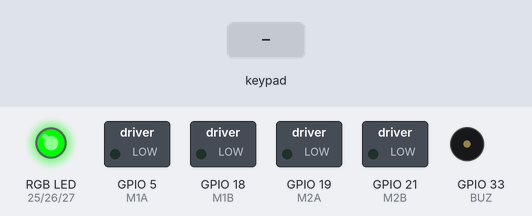
The program below on a simulated ESP32. Shown: switched loads named in the program (green lamp = pin HIGH), an RGB LED mixed from three pins (HIGH = lit), buzzer (waves = sounding, pin HIGH). The test bench sets the inputs (shaded band). Nothing arrives over Bluetooth unless stated; what the program prints to the serial monitor is not drawn.

Above: at 0.18 s.
At 1.2 s:
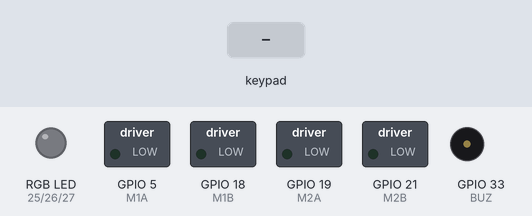
1.3 s: key 'O' pressed
At 1.46 s:
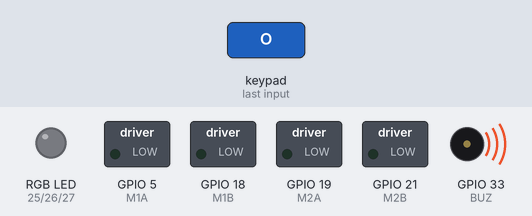
Timing chart, 0 to 4.3 s (numbered marks = the images above; inputs shaded):
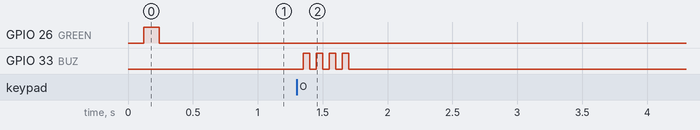

Measured:
- after the input at 1.3 s, GPIO 33 (BUZ): alternates HIGH for 0.05 s and LOW for 0.05 s, 8 changes in all, then stays LOW, starting after 0.05 s

The program:

main.cpp
```cpp
/*
  PS5 Controlled Smart Car

  Features:
  - Differential drive motor control (throttle + steering mixing)
  - Deadzone filtering for triggers and joystick
  - Non-blocking RGB + buzzer feedback system
  - Honk feature
  - Connection state detection

  Architecture:
  loop():
    1. Read controller input
    2. Update feedback system (non-blocking)
    3. Compute drive command
    4. Map motor outputs
    5. Write PWM to motors
    6. Handle honk override

  Design Philosophy:
  - No delay() anywhere
  - All time-based behavior uses millis()
  - Motors, Bluetooth, and feedback run concurrently
*/

#include <Arduino.h>
#include <ps5Controller.h>

// ======================== PIN DEFINITIONS ========================
// Motor driver pins (H-Bridge inputs)
#define M1A 5
#define M1B 18
#define M2A 19
#define M2B 21

// Feedback pins
#define BUZ 33
#define RED 25
#define GREEN 26
#define BLUE 27

// ======================== PWM CONFIGURATION ========================
// Using ESP32 LEDC hardware PWM for motor speed control
int PWM_FREQ = 10000;       // 10kHz PWM
int PWM_RESOLUTION = 8;     // 8-bit resolution (0–255)

int CH_M1A = 0;
int CH_M1B = 1;
int CH_M2A = 2;
int CH_M2B = 3;

// Used for throttled serial printing
unsigned long lastPrintedMs = 0;
bool lastConnectedState = false;

// Deadzone thresholds to ignore small joystick noise
int leftStickDeadzone = 10;
int triggerDeadzone = 6;

int boostIntervalMs = 50; // interval of boost buzzer sound
int reverseIntervalMs = 400; // interval of reverse buzzer sound

// ======================== FEEDBACK STATE MACHINE ========================
/*
  Stores all timing and state variables for:
  - Non-blocking buzzer pattern playback
  - Non-blocking RGB blink playback

  This struct acts as a small state machine.
*/
struct feedbackState {
  bool lastConnected = false;

  // ---- Buzzer state ----
  bool buzzerActive = false;
  bool buzzerOn = false;
  unsigned long buzzerLastMs = 0;
  int buzzerStep = 0;
  int buzzerLen = 0;
  int buzzerPattern[4];   // Alternating ON/OFF durations (max 2 beeps)

  // ---- RGB state ----
  bool rgbActive = false;
  bool rgbOn = false;
  unsigned long rgbLastMs = 0;
  unsigned long rgbIntervalMs = 0;
  int rgbBlinksLeft = 0;
  int r = 0;
  int g = 0;
  int b = 0;
};

feedbackState feedback;

// ======================== CONTROLLER & DRIVE STRUCTURES ========================

enum BuzzerState {
  PATTERN,
  BOOST,
  REVERSE,
  HORN,
  STANDBY
};

BuzzerState buzzerState;
BuzzerState lastBuzzerState;
unsigned long buzzerModeStartMs;

enum StopMode {
  COAST,   // Motor free-spins when stopped
  BRAKE    // Motor actively brakes when stopped
};

/*
  Raw input from controller.
*/
struct ControllerInput {
  bool connected;
  int lx;              // Left stick X (steering)
  int ly;
  unsigned int r2;     // Right trigger (forward throttle)
  unsigned int l2;     // Left trigger (reverse throttle)
  bool honk;
  bool boost;
};

ControllerInput controller;

/*
  Processed drive intent.
*/
struct DriveCommand {
  int throttle;
  int steering;
  int left;
  int right;
};

DriveCommand driveCommand;

/*
  Final PWM output for one motor.
*/
struct MotorOut {
  int pwmA;
  int pwmB;
};

MotorOut leftMotor;
MotorOut rightMotor;

// ======================== RGB CONTROL ========================
// Sets RGB LED pins HIGH or LOW
void setRGB(int r, int g, int b) {
  digitalWrite(RED, r ? HIGH : LOW);
  digitalWrite(GREEN, g ? HIGH : LOW);
  digitalWrite(BLUE, b ? HIGH : LOW);
}

/*
  Prepares an RGB blink pattern (non-blocking).
  Does NOT block — only sets initial state.
*/
void startRGBBlink (int r, int g, int b, int intervalMs, int blinkCount) {
  feedback.r = r; feedback.g = g; feedback.b = b;
  feedback.rgbIntervalMs = intervalMs;

  feedback.rgbBlinksLeft = blinkCount;
  feedback.rgbActive = (blinkCount > 0);

  feedback.rgbOn = false;
  feedback.rgbLastMs = millis();

  setRGB(0, 0, 0);
}

/*
  Advances RGB blink pattern using millis().
*/
void updateRGB(unsigned long nowMs) {
  if (!feedback.rgbActive) return;

  if (nowMs - feedback.rgbLastMs >= feedback.rgbIntervalMs) {
    feedback.rgbLastMs = nowMs;

    feedback.rgbOn = !feedback.rgbOn;

    if (feedback.rgbOn) {
      // Turn ON
      setRGB(feedback.r, feedback.g, feedback.b);
    } else {
      // Turn OFF
      setRGB(0, 0, 0);

      feedback.rgbBlinksLeft--;
      if (feedback.rgbBlinksLeft <= 0) {
        feedback.rgbActive = false;
      }
    }
  }
}


// ======================== BUZZER STATE MACHINE ========================
/*
  buzzerPattern[] stores alternating ON and OFF durations in ms.
  buzzerStep tracks which duration is currently active.
  This forms a simple state machine driven by millis().
*/

void startBeepPattern(int beepCount) {
  if (beepCount < 1) return;
  if (beepCount > 2) beepCount = 2;

  feedback.buzzerStep = 0;
  feedback.buzzerLen = beepCount * 2;

  // Build timing pattern: ON, OFF, ON, OFF...
  for (int i = 0; i < beepCount; i++) {
    feedback.buzzerPattern[i * 2] = 120;
    feedback.buzzerPattern[i * 2 + 1] = 120;
  }

  feedback.buzzerActive = true;
  feedback.buzzerOn = true;
  feedback.buzzerLastMs = millis();
  digitalWrite(BUZ, HIGH);
}

/*
  Advances buzzer pattern using millis().
  No blocking delays.
*/
void updateBuzzer(unsigned long nowMs) {
  if (!feedback.buzzerActive) return;

  // If we've reached the end of the pattern, stop and force OFF
  if (feedback.buzzerStep >= feedback.buzzerLen) {
    feedback.buzzerActive = false;
    digitalWrite(BUZ, LOW);
    return;
  }

  int dur = feedback.buzzerPattern[feedback.buzzerStep];

  // Only change state when the duration has passed
  if (nowMs - feedback.buzzerLastMs >= (unsigned long)dur) {
    feedback.buzzerLastMs = nowMs;

    // Move to next step in the pattern
    feedback.buzzerStep++;

    // If that was the last step, stop and force OFF
    if (feedback.buzzerStep >= feedback.buzzerLen) {
      feedback.buzzerActive = false;
      digitalWrite(BUZ, LOW);
      return;
    }

    // Toggle ON/OFF for the next step
    feedback.buzzerOn = !feedback.buzzerOn;
    digitalWrite(BUZ, feedback.buzzerOn ? HIGH : LOW);
  }
}

/*
  Handles connection state changes and triggers:
  - 1 beep + green blink on connect
  - 2 beeps + red blink on disconnect
*/
void handleFeedback(bool connected) {
  unsigned long now = millis();

  if (connected != feedback.lastConnected) {
    feedback.lastConnected = connected;
    if (connected) {
      startBeepPattern(1);
      startRGBBlink(0, 1, 0, 120, 1);
    } else {
      startBeepPattern(2);
      startRGBBlink(1, 0, 0, 120, 2);
    }
  }
  updateRGB(now);
}

void decideBuzzerState(feedbackState &fb, BuzzerState &buzstate, const ControllerInput c) {
  if (fb.buzzerActive && fb.buzzerStep < fb.buzzerLen) {
    buzstate = PATTERN;
  } else if (c.honk) {
    buzstate = HORN;
  } else if (c.boost) {
    buzstate = BOOST;
  } else if ((int)c.r2 - (int)c.l2 < -20) { // Reverse threshold
    buzstate = REVERSE;
  } else {
    buzstate = STANDBY;
  }
}

void updateBuzzerSystem(BuzzerState buzstate) {
  unsigned long now = millis();
  switch (buzstate) {
    case PATTERN:
      updateBuzzer(now);
      break;
    case HORN:
      digitalWrite(BUZ, HIGH);
      break;
    case BOOST:
      if (now - buzzerModeStartMs >= boostIntervalMs) {
        digitalWrite(BUZ, !digitalRead(BUZ)); // Toggle buzzer state
        buzzerModeStartMs = now;
      }
      break;
    case REVERSE:
      if (now - buzzerModeStartMs >= reverseIntervalMs) {
        digitalWrite(BUZ, !digitalRead(BUZ)); // Toggle buzzer state
        buzzerModeStartMs = now;
      }
      break;
    case STANDBY:
      digitalWrite(BUZ, LOW);
      break;
  }
}

// ======================== MOTOR CONTROL ========================

MotorOut mapMotor(int cmd, enum StopMode stop) {
  MotorOut m;

  int magnitude = abs(cmd);
  if (magnitude > 255) magnitude = 255;

  if (cmd > 0) {
    m.pwmA = magnitude;
    m.pwmB = 0;
  } else if (cmd < 0) {
    m.pwmA = 0;
    m.pwmB = magnitude;
  } else if (cmd == 0 && stop == COAST) {
    m.pwmA = 0;
    m.pwmB = 0;
  } else {
    m.pwmA = 255;
    m.pwmB = 255;
  }
  return m;
}

// Eliminates small joystick noise near zero
int applyDeadzone(int value, int deadzone) {
  if (abs(value) < deadzone) {
    return 0;
  }
  return value;
}

/*
  Differential drive mixing:
    left  = throttle + steering
    right = throttle - steering
*/
void computeDriveCommand(const ControllerInput c, DriveCommand &d) {
  int r2 = c.r2;
  int l2 = c.l2;

  int throttle = r2 - l2;
  int steering = c.lx;

  d.throttle = applyDeadzone(throttle, triggerDeadzone);
  d.steering = applyDeadzone(steering, leftStickDeadzone);

  d.left = d.throttle + d.steering;
  d.right = d.throttle - d.steering;

  if (d.left > 255) d.left = 255;
  if (d.left < -255) d.left = -255;

  if (d.right > 255) d.right = 255;
  if (d.right < -255) d.right = -255;
}

// Reads controller safely
void readController(ControllerInput &c) {
  c.connected = ps5.isConnected();
  if (c.connected) {
    c.lx = ps5.LStickX();
    c.ly = ps5.LStickY();
    c.l2 = ps5.L2Value();
    c.r2 = ps5.R2Value();
    c.honk = ps5.R1();
    c.boost = ps5.Circle();
  } else {
    c.lx = 0;
    c.ly = 0;
    c.l2 = 0;
    c.r2 = 0;
    c.honk = false;
    c.boost = false;
  }
}

// Sends PWM values to ESP32 LEDC channels
void writeMotorOutputs(const MotorOut left, const MotorOut right) {
  ledcWrite(CH_M1A, left.pwmA);
  ledcWrite(CH_M1B, left.pwmB);
  ledcWrite(CH_M2A, right.pwmA);
  ledcWrite(CH_M2B, right.pwmB);
}

// ======================== SETUP ========================

void setup() {

  Serial.begin(115200);
  Serial.println(esp_reset_reason());
  ps5.begin("E8:47:3A:BC:DD:DF");
  Serial.println("Ready");

  pinMode(BUZ, OUTPUT);
  digitalWrite(BUZ, LOW);

  pinMode(RED, OUTPUT);
  pinMode(GREEN, OUTPUT);
  pinMode(BLUE, OUTPUT);
  setRGB(0, 0, 0);

  pinMode(M1A, OUTPUT);
  pinMode(M1B, OUTPUT);
  pinMode(M2A, OUTPUT);
  pinMode(M2B, OUTPUT);

  ledcSetup(CH_M1A, PWM_FREQ, PWM_RESOLUTION);
  ledcSetup(CH_M1B, PWM_FREQ, PWM_RESOLUTION);
  ledcSetup(CH_M2A, PWM_FREQ, PWM_RESOLUTION);
  ledcSetup(CH_M2B, PWM_FREQ, PWM_RESOLUTION);

  ledcAttachPin(M1A, CH_M1A);
  ledcAttachPin(M1B, CH_M1B);
  ledcAttachPin(M2A, CH_M2A);
  ledcAttachPin(M2B, CH_M2B);
}

// ======================== MAIN LOOP ========================
// Non-blocking control loop

void loop() {

  readController(controller);

  decideBuzzerState(feedback, buzzerState, controller);

  if (buzzerState != lastBuzzerState) {
    lastBuzzerState = buzzerState;
    buzzerModeStartMs = millis();
    digitalWrite(BUZ, LOW); // Ensure buzzer is off when changing state
  }

  updateBuzzerSystem(buzzerState);

  handleFeedback(controller.connected);

  computeDriveCommand(controller, driveCommand);

  leftMotor = mapMotor(driveCommand.left, COAST);
  rightMotor = mapMotor(driveCommand.right, COAST);

  writeMotorOutputs(leftMotor, rightMotor);

}
```
